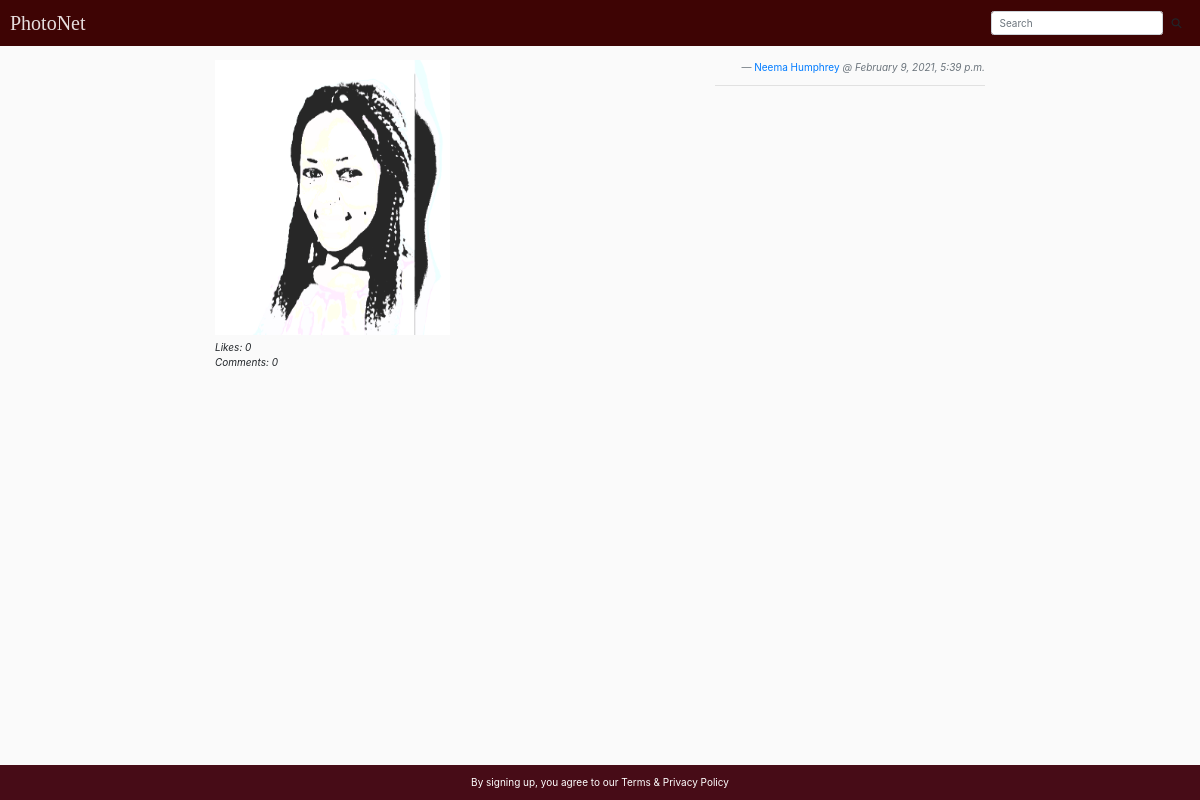
/post/1, run on the app's committed database.
### album/models.py (models this page shows)
class Post(models.Model):
    author = models.ForeignKey(UserExtended, on_delete=models.CASCADE, related_name="user_posts")
    image = models.ImageField(upload_to=get_image_upload_path)
    description = models.TextField(default="")
    created = models.DateTimeField(auto_now_add=True)
    liked = models.ManyToManyField(UserExtended, related_name="liked_posts")
    comments = models.ManyToManyField("Comment", related_name="commented_posts")

class UserExtended(models.Model):
    user = models.OneToOneField(User, on_delete=models.CASCADE)
    avatar = models.ImageField(upload_to=get_avatar_upload_path, default="no_avatar.png")
    following = models.ManyToManyField("self", symmetrical=False, related_name="followers")

### album/views.py (the view)
# urls.py: path("post/<post_id>", views.post, name="post"),
def post(request, post_id):
    if request.method == "POST":
        return HttpResponseNotAllowed(["GET"])
    context = {
        "post": Post.objects.get(id=post_id),
        "comments": Comment.objects.filter(post__id=post_id).order_by("-created")
    }
    user_id = request.user.id
    user_liked = False
    if user_id is not None and user_id in [x.user.id for x in context["post"].liked.all()]:
        user_liked = True
    context["user_liked"] = user_liked
    return render(request, "album/post.html", context)

### album/templates/album/post.html (shortened to what this page needs)
{% extends "album/layout.html" %} {% load static %} {% block title %} {{ post.author.user.username }}'s photo | PhotoNet {% endblock %}  {% block main %}
<div class="container-fluid">
    <div class="row">
        <div class="col-12 col-lg-6 offset-lg-1 col-xl-5 offset-xl-2">
            <img class="img-post" src="{{ post.image.url }}" alt="{{ post.author.user.username}} photo" title="{{ post.author.user.username}} photo">
            <div class="row" id="photo-info">
                <div class="col col-lg col-xl text-left">
                    <p>Likes: <span id="likes-count">{{ post.liked.count }}</span></p>
                    <p>Comments: <span id="comments-count">{{ post.comments.count }}</span></p>
                </div>
            </div>
        </div>
        <div class="col-12 col-lg-4 col-xl-3">
            <div class="post-info">
                <blockquote class="blockquote">
                    <footer class="blockquote-footer text-right"><a href="{% url 'user' post.author.user.id %}">{{ post.author.user.username }}</a> <cite title="{{ post.created }}">@ {{ post.created|date:"F j, Y, g:i a" }}</cite></footer>
                </blockquote>
            </div>
            <hr>
        </div>
    </div>
</div>
{% endblock %}

### album/static/album/CSS/style.css (style rules this page uses)
#photo-info { margin-top: 0.5em; }
#photo-info div p { font-style: italic; }
#photo-info div p:not(:last-child) { margin-bottom: 0; }
* { margin: 0px; padding: 0px; }
body { background-color: #eee; }
*, *::before, *::after { margin: 0; padding: 0; box-sizing: inherit; }
html { font-size: 10px; box-sizing: border-box; }
.img-post { width: 50%; height: 100%; max-width: 90%; }
a { text-decoration: none; }
body { background-color: #fafafa; }
footer { padding: 0rem 0; }
.row { display: -ms-flexbox; display: flex; -ms-flex-wrap: wrap; flex-wrap: wrap; margin-right: -15px; margin-left: -15px; margin-top: 30px; }

### data on the page
Post: image (picture), liked.count "0", comments.count "0", author.user.username "Neema Humphrey", created "February 9, 2021, 5:39 p.m."
